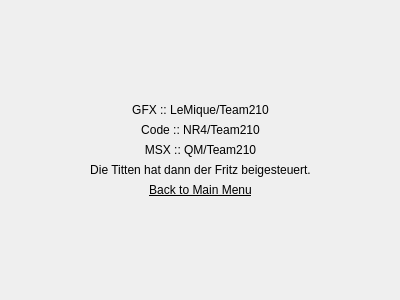
<?xml version="1.0" encoding="UTF-8"?>
<ui version="4.0">
 <class>Credits</class>
 <widget class="QWidget" name="Credits">
  <property name="geometry">
   <rect>
    <x>0</x>
    <y>0</y>
    <width>400</width>
    <height>300</height>
   </rect>
  </property>
  <property name="windowTitle">
   <string>Form</string>
  </property>
  <layout class="QHBoxLayout" name="horizontalLayout">
   <item>
    <spacer name="horizontalSpacer">
     <property name="orientation">
      <enum>Qt::Horizontal</enum>
     </property>
     <property name="sizeHint" stdset="0">
      <size>
       <width>40</width>
       <height>20</height>
      </size>
     </property>
    </spacer>
   </item>
   <item>
    <layout class="QVBoxLayout" name="verticalLayout">
     <item>
      <spacer name="verticalSpacer">
       <property name="orientation">
        <enum>Qt::Vertical</enum>
       </property>
       <property name="sizeHint" stdset="0">
        <size>
         <width>20</width>
         <height>40</height>
        </size>
       </property>
      </spacer>
     </item>
     <item>
      <widget class="QLabel" name="label_2">
       <property name="text">
        <string>GFX :: LeMique/Team210</string>
       </property>
       <property name="alignment">
        <set>Qt::AlignCenter</set>
       </property>
      </widget>
     </item>
     <item>
      <widget class="QLabel" name="label_3">
       <property name="text">
        <string>Code :: NR4/Team210</string>
       </property>
       <property name="alignment">
        <set>Qt::AlignCenter</set>
       </property>
      </widget>
     </item>
     <item>
      <widget class="QLabel" name="label_4">
       <property name="text">
        <string>MSX :: QM/Team210</string>
       </property>
       <property name="alignment">
        <set>Qt::AlignCenter</set>
       </property>
      </widget>
     </item>
     <item>
      <widget class="QLabel" name="label_5">
       <property name="text">
        <string>Die Titten hat dann der Fritz beigesteuert.</string>
       </property>
       <property name="alignment">
        <set>Qt::AlignCenter</set>
       </property>
      </widget>
     </item>
     <item>
      <widget class="QLabel" name="label">
       <property name="text">
        <string>&lt;a href=&quot;menu&quot; style=&quot;color:black;&quot;&gt;Back to Main Menu&lt;/a&gt;</string>
       </property>
       <property name="alignment">
        <set>Qt::AlignCenter</set>
       </property>
      </widget>
     </item>
     <item>
      <spacer name="verticalSpacer_2">
       <property name="orientation">
        <enum>Qt::Vertical</enum>
       </property>
       <property name="sizeHint" stdset="0">
        <size>
         <width>20</width>
         <height>40</height>
        </size>
       </property>
      </spacer>
     </item>
    </layout>
   </item>
   <item>
    <spacer name="horizontalSpacer_2">
     <property name="orientation">
      <enum>Qt::Horizontal</enum>
     </property>
     <property name="sizeHint" stdset="0">
      <size>
       <width>40</width>
       <height>20</height>
      </size>
     </property>
    </spacer>
   </item>
  </layout>
 </widget>
 <resources/>
 <connections>
  <connection>
   <sender>label</sender>
   <signal>linkActivated(QString)</signal>
   <receiver>Credits</receiver>
   <slot>backClicked()</slot>
   <hints>
    <hint type="sourcelabel">
     <x>199</x>
     <y>284</y>
    </hint>
    <hint type="destinationlabel">
     <x>199</x>
     <y>149</y>
    </hint>
   </hints>
  </connection>
 </connections>
 <slots>
  <slot>backClicked()</slot>
 </slots>
</ui>
